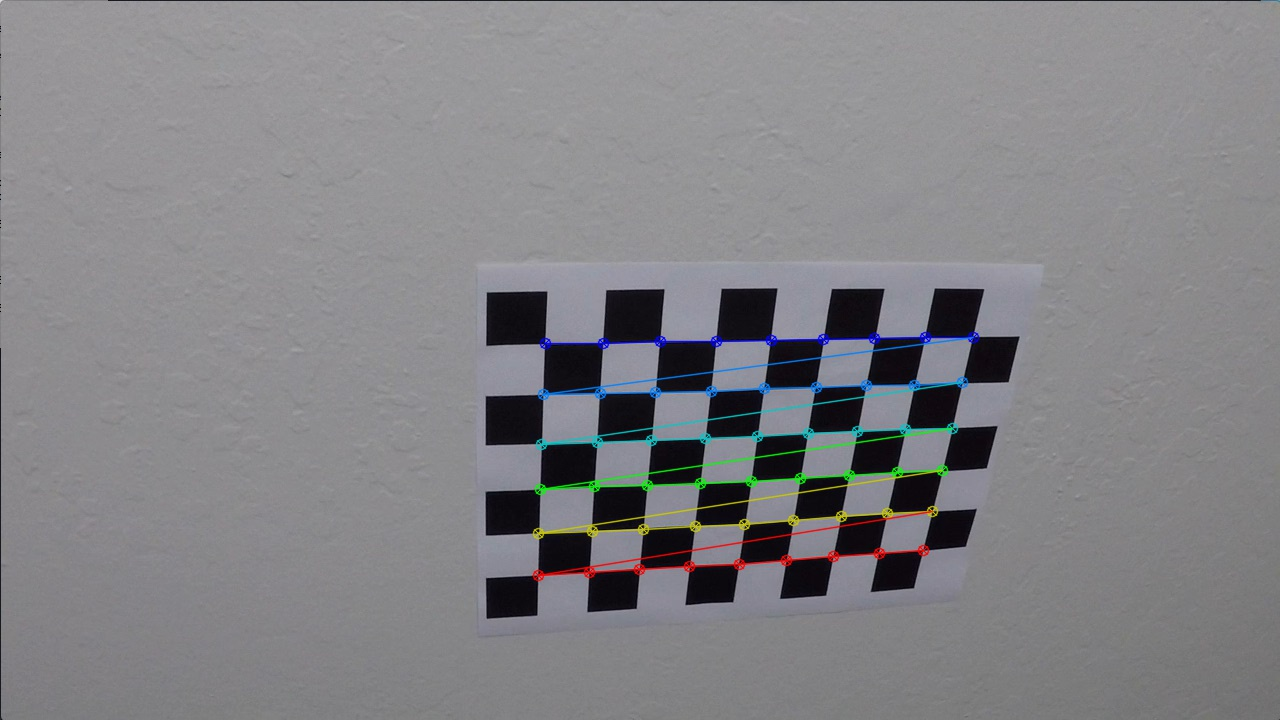
#> input picture cal_output/Cornerscalibration10.jpg, 1280 x 720 px, given in place of calibration1.jpg, which was not available
$ jupyter execute --allow-errors CameraCalibrationAndDistortion.ipynb   (shell and % lines are left out)   (text cells are left out)
#> lines starting #> are read from the running program, lines starting #| are printed output that depends on the picture; pictures that were not available may be replaced by others from this repository, and a replacement may not be noted
[cell 1]
import numpy as np
import matplotlib.image as mpimg
import matplotlib.pyplot as plt
import cv2
import os
import pickle

[cell 2]
calibration_dir = "./camera_cal/"
test_image = "calibration1.jpg"
calimg = mpimg.imread(calibration_dir + test_image)
#> calimg is the input picture: shape (720, 1280, 3); mean R, G, B 130.3, 130, 133.4
plt.imshow(calimg)
plt.title('Chessboard Calibration Image')

[cell 3]
def calCamera(cal_dir = "./camera_cal", out_dir = "./cal_output", debug = 0):
    # Estimate the camera calibration matrix from images in the calibration directory.
    # Images should be available with a the name:
    #    "calibration<n>.jpg",
    # where <n> is a sequential numbering of the images.
    files = os.listdir(cal_dir)

    # Generate Object Points
    num_corners = (9,6 )
    pts_grid = np.meshgrid(np.arange(0,num_corners[0],dtype = np.float32),\
                           np.arange(0,num_corners[1],dtype = np.float32))
    gx = pts_grid[0].reshape([1,-1])
    gy = pts_grid[1].reshape([1,-1])
    obj_points0 = np.concatenate([gx,gy,np.zeros_like(gx)]).T

    objpoints = list()
    imgpoints = list()

    for file in files:
        if file.startswith('calibration'):
            cal_img = mpimg.imread(calibration_dir + file)
            gray = cv2.cvtColor(cal_img, cv2.COLOR_RGB2GRAY)
            ret, corners = cv2.findChessboardCorners(gray, num_corners, None)
            if ret:
                imgpoints.append(corners)
                objpoints.append(obj_points0)
                cal_img = cv2.drawChessboardCorners(cal_img, num_corners, corners, ret)
                mpimg.imsave(out_dir + '/Corners'+file,cal_img)

    # Fit Distortion Matrix
    ret, mtx, dist, rvecs, tvecs = cv2.calibrateCamera(objpoints, imgpoints, \
        gray.shape[::-1], None, None)
    print(ret)
    # Test Un-Distort (Save images to out_dir)
    if debug:
        for file in files:
            if file.startswith('calibration'):
                dist_img = mpimg.imread(calibration_dir + file)
                undist = cv2.undistort(dist_img, mtx, dist, None, mtx)
                mpimg.imsave(out_dir + '/Undist' + file, undist)

    # Return Values
    return ret, mtx, dist

# Perform Calibration
#> (the rest of this cell did not finish here and is left out)

#> (a cell that did not finish here is left out)

[cell 5]
# Test the calibration and generate step-by-step images
demo_image = "./camera_cal/calibration3.jpg"
demo_image_chess = "./cal_output/Cornerscalibration3.jpg"
demo_image_undist = "./cal_output/Undistcalibration3.jpg"

demo_img = mpimg.imread(demo_image)
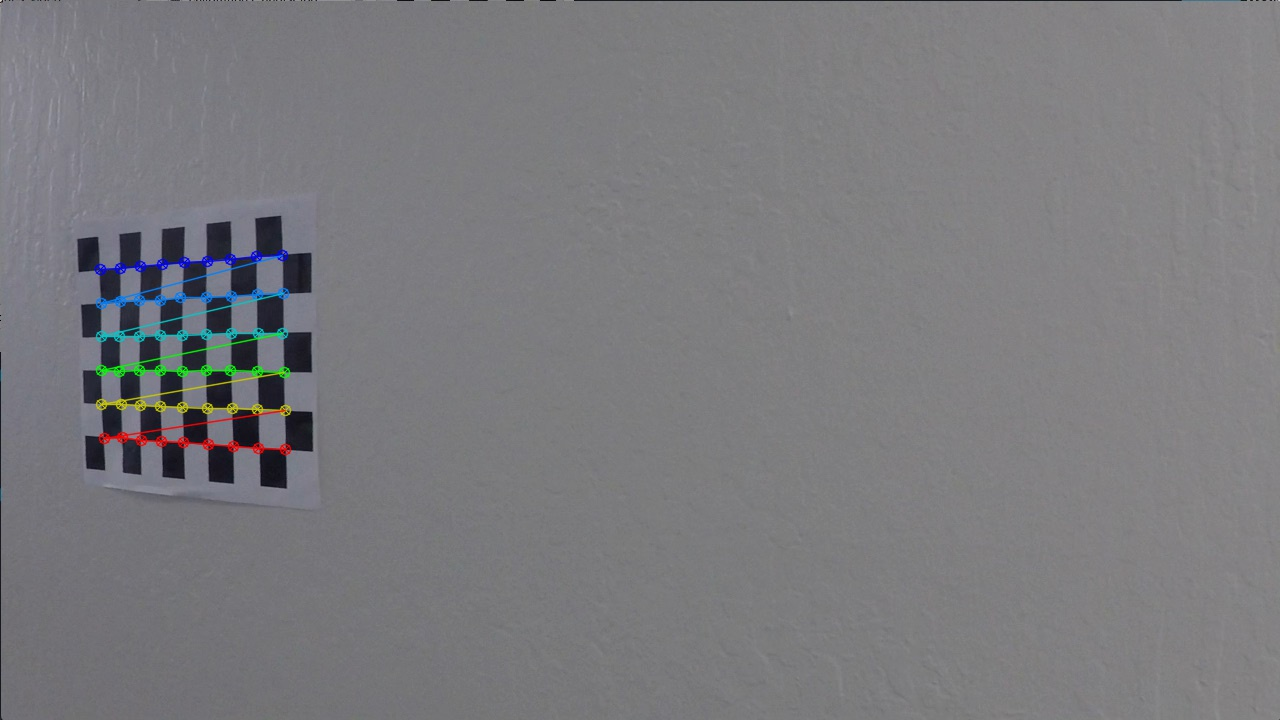
#> input picture cal_output/Cornerscalibration11.jpg, 1280 x 720 px, given in place of calibration3.jpg, which was not available
#> demo_img is the input picture: shape (720, 1280, 3); mean R, G, B 122.2, 122, 125.4
demo_img_chess = mpimg.imread(demo_image_chess)
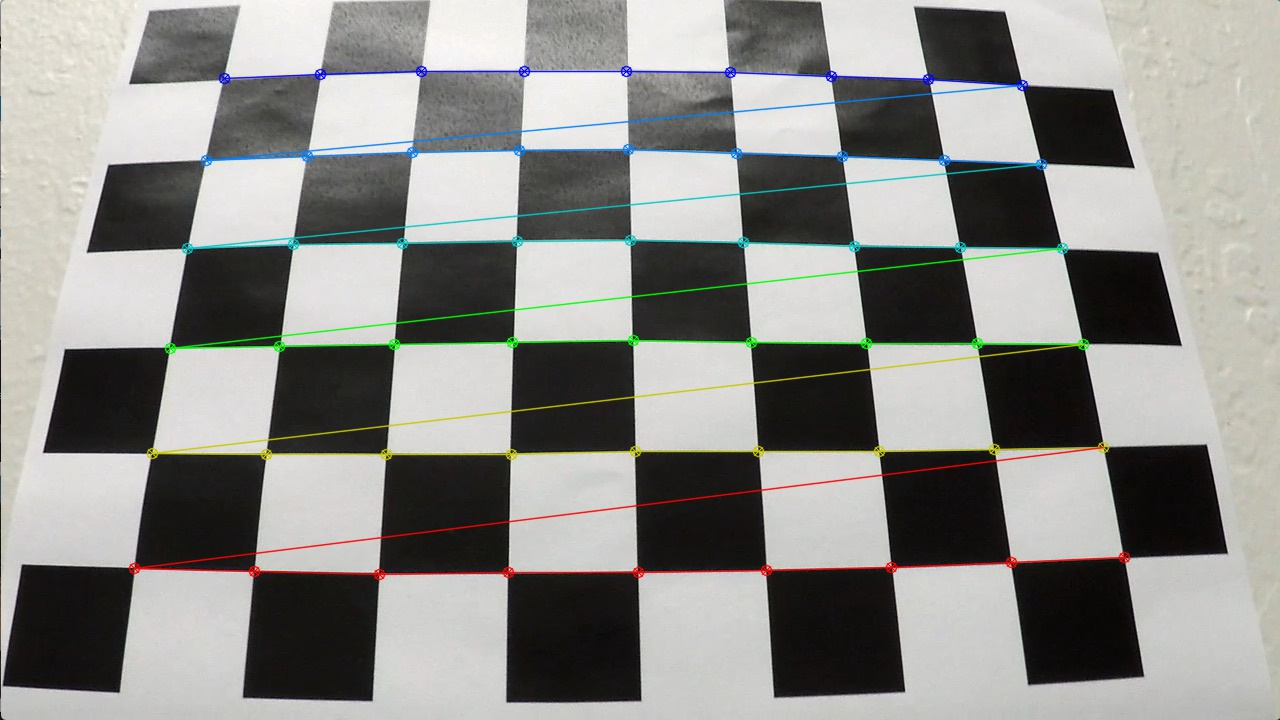
#> input picture cal_output/Cornerscalibration3.jpg, 1280 x 720 px
#> demo_img_chess is the input picture: shape (720, 1280, 3); mean R, G, B 141.1, 141.1, 137.7
demo_img_undist = mpimg.imread(demo_image_undist)
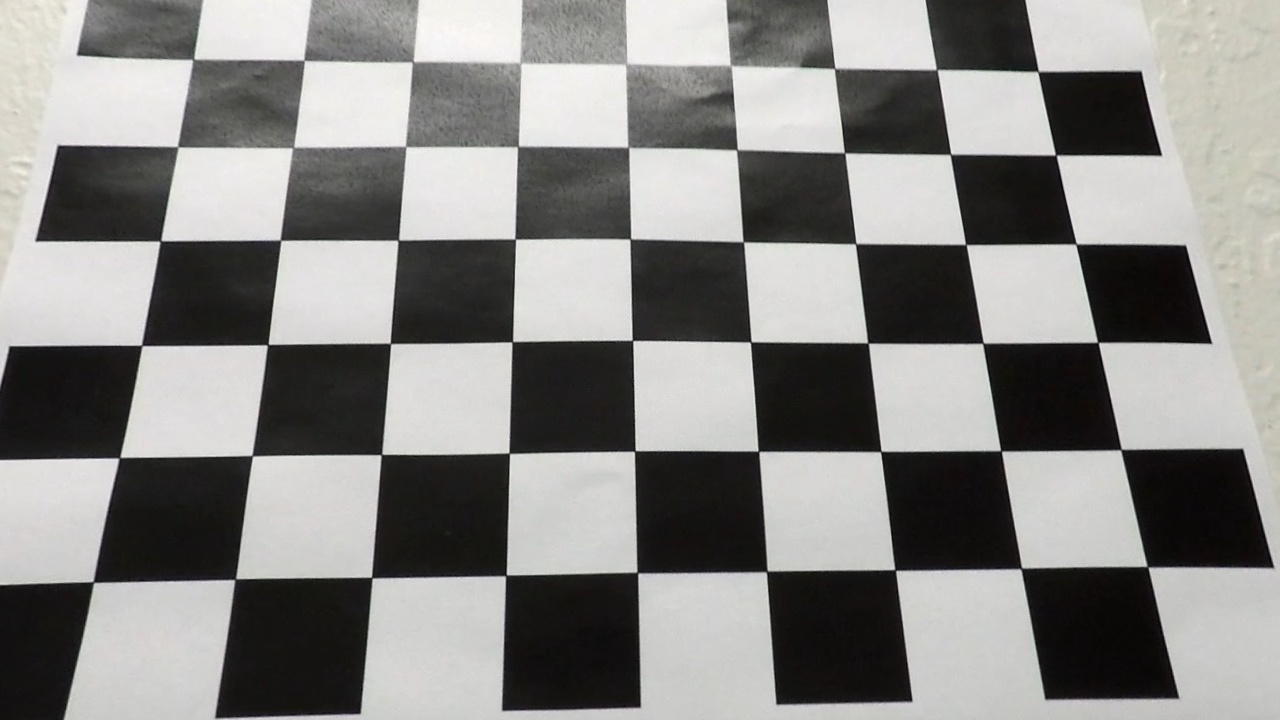
#> input picture cal_output/Undistcalibration3.jpg, 1280 x 720 px
#> demo_img_undist is the input picture: shape (720, 1280, 3); mean R, G, B 135.5, 134.7, 132.4

plt.subplot(3,1,1)
plt.imshow(demo_img)
plt.title('Chessboard Calibration Image')

plt.subplot(3,1,2)
plt.imshow(demo_img_chess)
plt.title('Chessboard Identification Image')

plt.subplot(3,1,3)
plt.imshow(demo_img_undist)
plt.title('Undistorted Image')

plt.show()
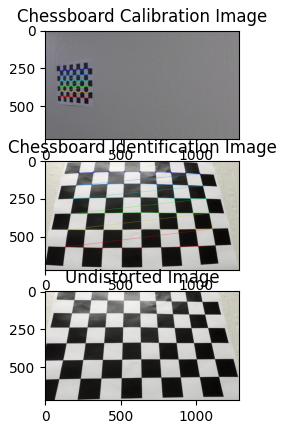
#> figure drawn by matplotlib, 3 panels

# Test
demo_img_undist = cv2.cvtColor(demo_img_undist, cv2.COLOR_RGB2GRAY)
#> demo_img_undist: shape (720, 1280)
demo_img_undist_bin = np.zeros_like(demo_img_undist)
demo_img_undist_bin[demo_img_undist > 200] = 1
demo_img = cv2.cvtColor(demo_img, cv2.COLOR_RGB2GRAY)
#> demo_img: shape (720, 1280)
demo_img_bin = np.zeros_like(demo_img)
demo_img_bin[demo_img > 200] = 1
plt.imshow(demo_img_bin-demo_img_undist_bin)
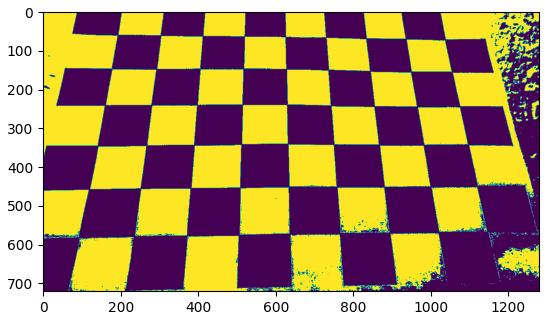
#> figure drawn by matplotlib, 1 panel
